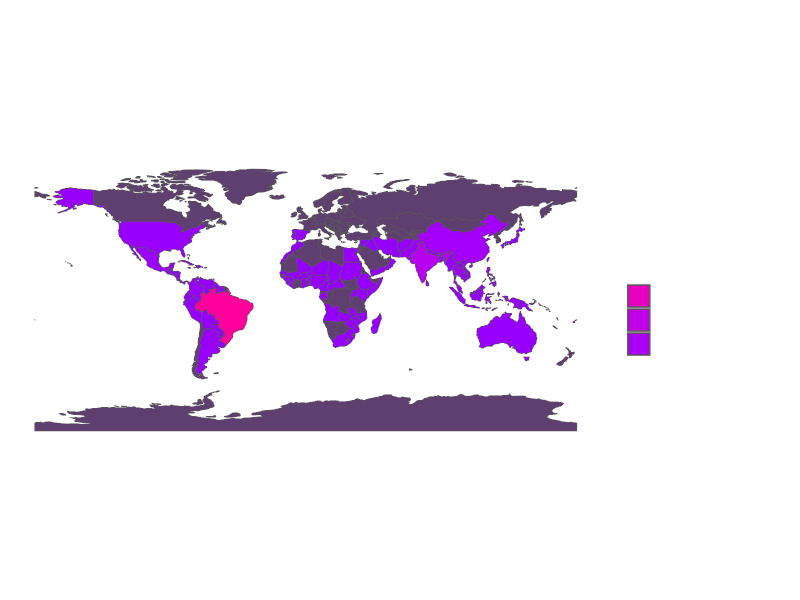
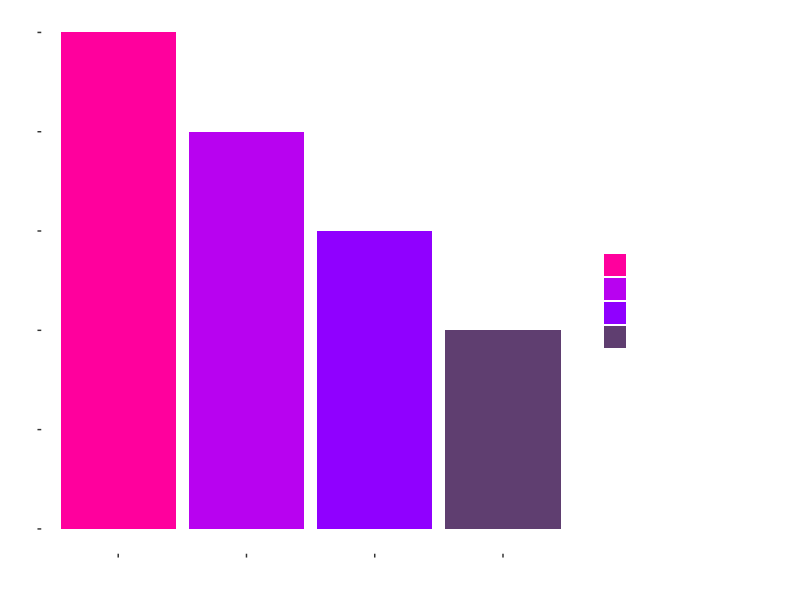

The R source for these figures, in order:
library(dplyr)
library(stringr)
library(ggplot2)
library(rnaturalearth)
library(scales)
library(svglite)

# Folder "code" powinien być obecnym katalogiem roboczym.
# Jeśli getwd() nie zwraca ".../Kukla_Matuszyk_Pergala/code",
# to należy użyć: setwd(".../Kukla_Matuszyk_Pergala/code").
# Wtedy skrypt będzie poprawnie czerpał dane względem obecnego katalogu roboczego.
# Ścieżka jest wg konwencji Windowsa. Na Liunksie wystarczy zmienić forward slashe "/"
# na backshlashe "\" w ścieżkach do ramek danych. Dla ułatwienia życia te miejsca 
# będą oznaczane poprzez komentarz: "# TUTAJ JEST ŚCIEŻKA DO RAMKI DANYCH".


# Przygotowanie danych ----------------------------------------------------------
# df <- read.csv("List of Countries by Sugarcane Production.csv")
# world <- ne_countries(scale = "small", returnclass = "sf")

# Podział na kraje
world <- ne_countries(scale = "small", returnclass = "sf")
df <- read.csv("../data/List of Countries by Sugarcane Production.csv") %>% # TUTAJ JEST ŚCIEŻKA DO RAMKI DANYCH
  mutate(production = as.numeric(str_replace_all(Production..Tons., "\\.", ""))) %>%
  group_by(Country) %>%
  summarise(Srednia_produkcja = mean(production))
df <- left_join(world, df, by = c("sovereignt" = "Country"))


# Rysowanie wykresu -----------------------------------------------------------
ggplot(data = df) + geom_sf(aes(fill = Srednia_produkcja)) + 
  #labs(title = "Mean amount of sugarcane produced per country") + # bez tytułu w wykresie, aby dodać tytuły w Canva o jednolitym stylu czcionki dla wszystkich wykresów
  theme(plot.background = element_rect(fill = "transparent", colour=NA),
        axis.ticks.x=element_blank(),
        axis.text.x=element_blank(),
        panel.background = element_rect(fill = "transparent",
                                        colour = "transparent",
                                        linewidth = 0.5,
                                        linetype = "solid"),
        legend.background = element_rect(fill="transparent",
                                         size=0.5, linetype="solid", 
                                         colour ="transparent"), 
        panel.grid.major = element_blank(),
        panel.grid.minor = element_blank(),
        legend.text = element_text(color="white"),
        title = element_text(color="white", 
                            face="bold"),
        legend.key = element_blank())+
  guides(fill = guide_legend(title="Sugarcane production\nin tons per year",
                             reverse = TRUE)) +
  scale_x_continuous(labels = comma) +
  scale_fill_gradient2(labels = comma,
                       low= "#9000ff", high="#ff009d", mid = "#b802f0",
                       midpoint = 360000000,
                       guide="colorbar", na.value="#5f3e70")


# Zapisywanie wykresu ----------------------------------------------------------
# ggsave("C:/Users/Sebastian/Desktop/TWZ_PRO_1/cheropleth_produkcja_cukru/wykres.svg",
#        scale = 2,
#        bg = "transparent")


# Testowanie kolorów / tworzenie legendy ---------------------------------------
# Legenda na mapce ma szarą ramkę wokół kwadratów z kolorami, której nie można się pozbć.
# Ta ramka nie występuje na np. wykresie kolumnowym.
# Stąd pomysł, aby zrobić legendę na wykresie kolumnowym, i ją przekleić w Canva.
sample_data <- data.frame(name = c("600,000,000", "400,000,000" ,"200,000,000", "NA"),
  value = c(5, 4, 3, 2))
sample_data$name <- factor(sample_data$name,
                           levels = c("600,000,000", "400,000,000" ,"200,000,000", "NA"))
ggplot(sample_data, aes(x = name, y = value, fill = name)) +
  geom_bar(stat = "identity") +
  scale_fill_manual(values = c("#ff009d", "#b802f0", "#9000ff", "#5f3e70")) +
  guides(fill = guide_legend(title="Mean sugarcane production\nin tons per year")) +
  theme(
    plot.background = element_rect(fill = "transparent", colour=NA),
    panel.background = element_rect(fill = "transparent",
                                    colour = "transparent",
                                    linewidth = 0.5,
                                    linetype = "solid"),
    legend.background = element_rect(fill="transparent",
                                     size=0.5, linetype="solid",
                                     colour ="transparent"),
    panel.grid.major = element_blank(),
    panel.grid.minor = element_blank(),
    axis.title = element_text(color="white"),
    axis.text = element_text(color="white"),
    legend.text = element_text(color="white"),
    legend.title = element_text(color="white"),
    legend.key = element_blank())

# ggsave("C:/Users/Sebastian/Desktop/TWZ_PRO_1/cheropleth_produkcja_cukru/kolory_z_legenda.svg",
#        bg = "transparent")
